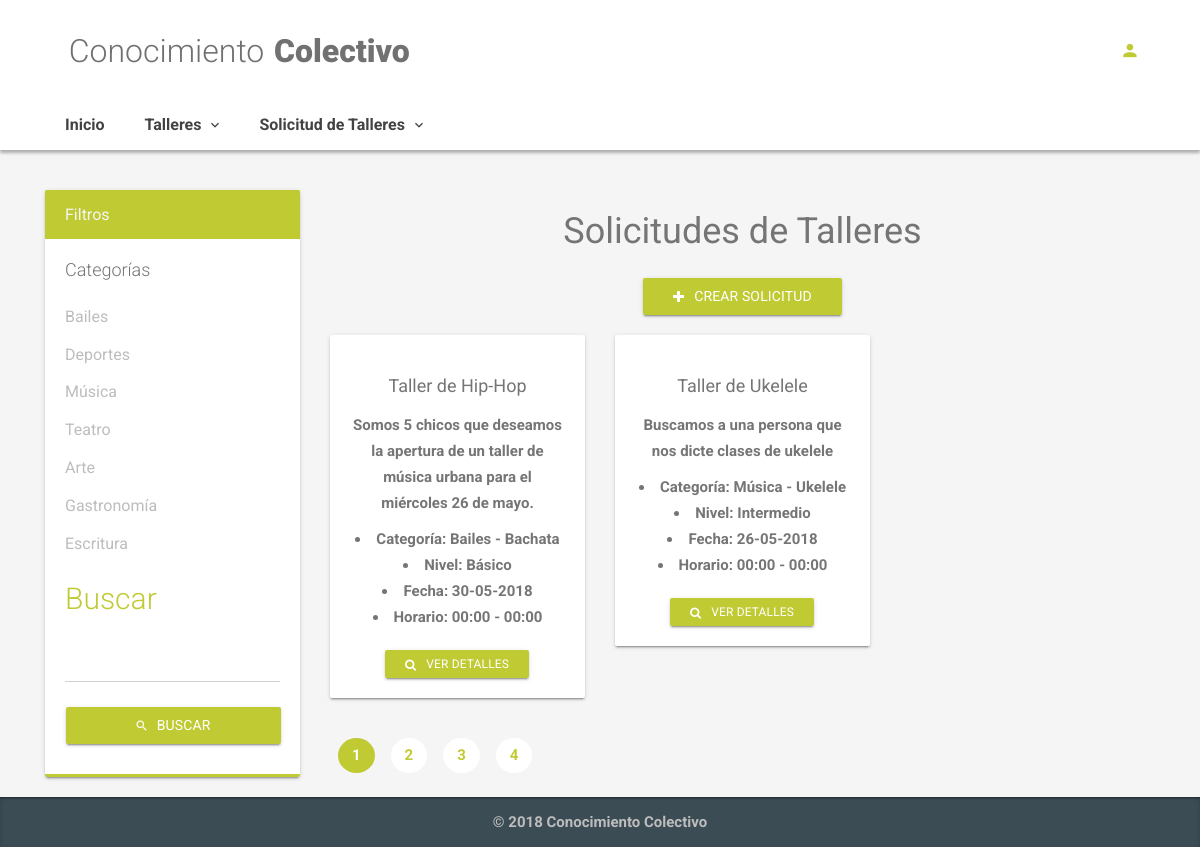
/index.php/proposed_workshop, run on an earlier commit of the app's database.
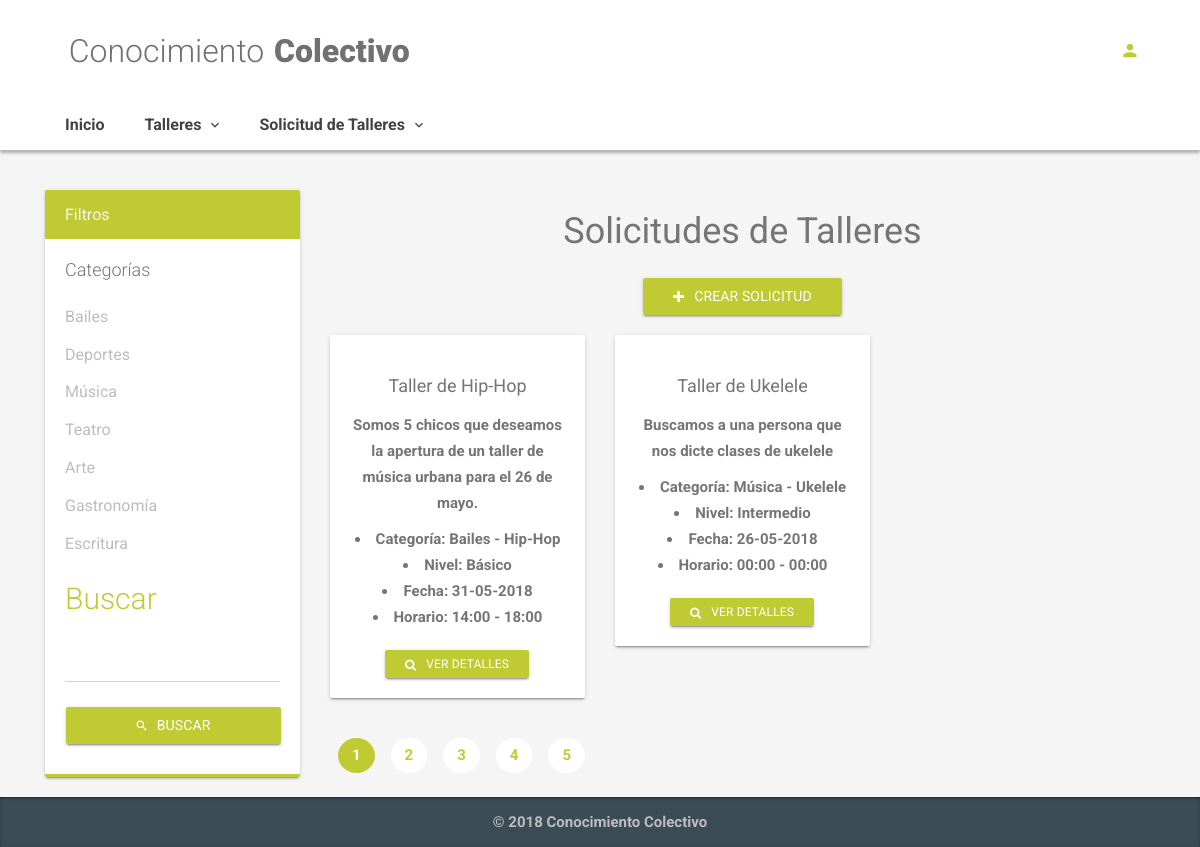
And on a later commit of the database.
### tables this page shows
CREATE TABLE `categories` (
  `id` int(11) NOT NULL AUTO_INCREMENT,
  `name` varchar(20) NOT NULL,
  `parent_id` int(11) DEFAULT NULL,
  `removed` enum('Activo','Eliminado') DEFAULT NULL,
  PRIMARY KEY (`id`)
);

CREATE TABLE `proposed_workshops` (
  `id` int(11) NOT NULL AUTO_INCREMENT,
  `title` varchar(100) NOT NULL,
  `start_date` date NOT NULL,
  `start_time` time NOT NULL,
  `end_time` time NOT NULL,
  `created_date` timestamp NOT NULL DEFAULT CURRENT_TIMESTAMP ON UPDATE CURRENT_TIMESTAMP,
  `user_id` int(11) NOT NULL,
  `category_id` int(11) NOT NULL,
  `subcategory_id` int(11) DEFAULT NULL,
  `removed` enum('Activo','Eliminado') DEFAULT NULL,
  `votes_quantity` int(11) DEFAULT NULL,
  `level_id` int(11) DEFAULT NULL,
  `description` varchar(100) DEFAULT NULL,
  `pw_status` enum('Activo','Inactivo','Borrado') NOT NULL,
  PRIMARY KEY (`id`),
  KEY `fk_proposed_workshops_user_id` (`user_id`),
  KEY `fk_proposed_workshops_category_id` (`category_id`),
  KEY `fk_proposed_workshops_subcategory_id_subcategories_id` (`subcategory_id`),
  KEY `fk_pw_level_id_level_id` (`level_id`),
  CONSTRAINT `fk_proposed_workshops_category_id` FOREIGN KEY (`category_id`) REFERENCES `categories` (`id`) ON DELETE NO ACTION ON UPDATE NO ACTION,
  CONSTRAINT `fk_proposed_workshops_subcategory_id_subcategories_id` FOREIGN KEY (`subcategory_id`) REFERENCES `subcategories` (`id`),
  CONSTRAINT `fk_proposed_workshops_user_id` FOREIGN KEY (`user_id`) REFERENCES `users` (`id`) ON DELETE NO ACTION ON UPDATE NO ACTION,
  CONSTRAINT `fk_pw_level_id_level_id` FOREIGN KEY (`level_id`) REFERENCES `level` (`id`)
);

CREATE TABLE `subcategories` (
  `id` int(11) NOT NULL AUTO_INCREMENT,
  `sub_name` varchar(20) NOT NULL,
  `categories_id` int(11) NOT NULL,
  `removed` enum('Activo','Eliminado') DEFAULT NULL,
  PRIMARY KEY (`id`),
  KEY `fk_subcategories_parent_id_categories_id` (`categories_id`),
  CONSTRAINT `fk_subcategories_parent_id_categories_id` FOREIGN KEY (`categories_id`) REFERENCES `categories` (`id`)
);

CREATE TABLE `level` (
  `id` int(11) NOT NULL AUTO_INCREMENT,
  `level` varchar(20) NOT NULL,
  `dificult` int(11) DEFAULT NULL,
  PRIMARY KEY (`id`)
);

### application/controllers/Proposed_Workshop.php (called while the page is built, shortened)
<?php
class Proposed_Workshop extends CI_Controller {
    public function __construct() {
		$this->load->model('proposed_workshop_model');
		$this->load->model('user_model');
	}
	public function index(){
		$rp = 2;
		$category = (isset($_GET['category']))? $_GET['category']:[];
		$q = (isset($_GET['q']))? $_GET['q']:'';
		$page = (isset($_GET['page']))? $_GET['page']:'1';
		$pw_list = $this->proposed_workshop_model->search_by_category_title($page,$category,$q,$rp);
		$num_pages = $this->proposed_workshop_model->get_total_search($category,$q,$rp);
		$catlist = $this->proposed_workshop_model->get_categories_list();
		$dataView=[
			'page'=>'proposed_workshops/list',
			'lists'=>$pw_list ,
			'lis'=>$catlist,
			'q'=>$q,
			'category'=>$category,
			'pagination'=>$page,
			'num_pages'=>$num_pages,
		];
		$this->load->view('template/basic',$dataView);
	}
}

### index.php (called while the page is built, shortened)
<?php
require_once BASEPATH.'core/CodeIgniter.php';

### application/models/Proposed_Workshop_model.php (called while the page is built, shortened)
<?php
class Proposed_Workshop_model extends CI_Model {
    public function get_sql_search($category,$q){
          $sql = "SELECT
              pw.id AS pw_id,
              pw.title,
              pw.description,
              DATE_FORMAT(pw.start_date,'%d-%m-%Y') AS start_date,
              pw.removed,
              pw.start_time,
              pw.end_time,
              c.id,
              c.name,
              sc.sub_name,
              l.id,
              l.level AS level_name
            FROM
              proposed_workshops AS pw
              INNER JOIN categories AS c
                ON pw.`category_id` = c.`id`
                INNER JOIN subcategories AS sc
                ON pw.`subcategory_id` = sc.`id`
                  INNER JOIN level AS l
                  ON pw.level_id = l.id
                WHERE pw.removed = 'Activo'
                 ";
      $sql.=" ORDER BY pw.id ";
      return $sql;
    }
    public function search_by_category_title($page,$category,$q,$rp){
      $offset = (($page-1)*$rp);
      $sql = $this->get_sql_search($category,$q);
      $sql.=  " LIMIT {$rp} OFFSET {$offset}";
      $query = $this->db->query($sql);
      return $query->result_array();
    }
    public function get_total_search($category,$q,$rp){
      $sql = $this->get_sql_search($category,$q);
      $query = $this->db->query($sql);
      $total = $query->num_rows();
      return ceil($total/$rp);
    }
   public function get_categories_list(){
        $sql = "SELECT
            id,
            name
      FROM
        categories;";
        $query = $this->db->query($sql);
        return $query->result_array();
    }
}

### application/views/proposed_workshops/list.php (the view, shortened to what this page needs)
<div class="container">
    <div class="row">
        <div class="col-lg-3">
            <div class="card card-primary">
                <div class="card-header">
                    <h3 class="card-title">Filtros</h3>
                </div>
                <div class="card-body">
                    <form class="form-horizontal" id="workshop_form">
                        <h4 class="no-mt">Categorías</h4>
                        <fieldset>
                            <?php foreach($lis as $rowc){
                                ?>
                                <div class="no-mt">
                            <div class="checkbox">
                                <label>
                                    <?php echo $rowc['name']?> </label>
                            </div>
                            <?php }?>
                    </fieldset>
                <h2 class="color-primary">Buscar</h2>
                <div class="form-group">
                    <input type="text" name="q" class="form-control" value="<?php echo $q?>"> </div>
                    <button type="submit" class="btn btn-primary btn-raised btn-block">
                        <i class="zmdi zmdi-search"></i>Buscar</button>
                    </form>
                </div>
            </div>
            </div>
            <div class="col-lg-9">
                <h1 align="center">
                    <strong>Solicitudes de Talleres</strong>
                </h1>
                <p class="text-center">
                    <a href="<?php echo site_url('proposed_workshop/create')?>" class="btn btn-primary btn-raised text-right" role="button">
                        <i class="fa fa-plus"></i>Crear Solicitud</a>
                </p>
                <div class="row" id="Container">
                    <?php foreach($lists as $row){?>
                    <div class="col-xl-4 col-md-6 ">
                        <div class="card ms-feature">
                            <div class="card-body text-center">
                                <h4 class="text-normal text-center">
                                    <?php echo $row['title']?>
                                </h4>
                                <p>
                                    <?php echo $row['description']?>
                                    <li>Categoría:
                                        <?php echo $row['name']?> - <?php echo $row['sub_name']?>
                                    </li>
                                    <li>Nivel:
                                        <?php echo $row['level_name']?>
                                    </li>
                                    <li>Fecha:
                                        <?php echo $row['start_date']?>
                                    </li>
                                    <li>Horario:
                                        <?php echo date("H:i", strtotime($row['start_time']))?> - <?php echo date("H:i", strtotime($row['end_time']))?>
                                    </li>
                                </p>
                                <div align="center">
                                    <a href="<?php echo site_url ('proposed_workshop/description/'.$row['pw_id'])?>" class="btn btn-primary btn-sm btn-raised no-mb">
                                        <i class="fa fa-search"></i>Ver Detalles</a>
                                </div>
                            </div>
                        </div>
                    </div>
                    <?php }?>
                </div>
                <nav id="workshop_navigate_list" aria-label="Page navigation">
                    <ul class="pagination pagination-plain">
                        <?php for($page_i = 1;$page_i<=$num_pages && $num_pages>1;$page_i++){?>
                        <li class="page-item <?php echo ($page_i==$pagination)? 'active':'';?>">
                            <a class="page-link" href="<?php echo $page_i;?>"><?php echo $page_i;?></a>
                        </li>
                        <?php }?>
                    </ul>
                </nav>
            </div>
            </div>
        </div>
    </div>

### application/views/template/basic.php (shortened to what this page needs)
<!DOCTYPE html>
<html lang="es">
  <head>
    <link rel="stylesheet" href="/assets/css/plugins.min.css">
    <link rel="stylesheet" href="/assets/css/style.lime-600.min.css">
    <link rel="stylesheet" href="/assets/css/jquery.timepicker.min.css">
  </head>
  <body>
    <div class="ms-site-container">
      <?php $this->load->view('template/header')?>
        <?php $this->load->view($page)?>
      <?php $this->load->view('template/footer')?>
  </body>
</html>

### application/views/template/header.php (shortened to what this page needs)
<header class="ms-header ms-header-white">
    <div class="container container-full">
        <div class="ms-title">
            <a href="/">
                <h1 class="animated fadeInRight animation-delay-6">Conocimiento
                    <span>
                        <strong>&nbsp;&nbsp;&nbsp;
                            <strong>Colectivo</strong>
                    </span>
                </h1>
            </a>
        </div>
        <div class="header-right">
            <?php if($this->session->userdata('s_iduser') == false){?>
            <a href="<?php echo site_url('login')?>" class="btn-circle btn-circle-primary no-focus animated zoomInDown animation-delay-8">
                <i class="zmdi zmdi-account"></i>
            </a>
            <?php }?>
        </div>
    </div>
</header>
<nav class="navbar navbar-expand-md navbar-static ms-navbar ms-navbar-white">
    <div class="container container-full">
        <div class="collapse navbar-collapse" id="ms-navbar">
            <ul class="navbar-nav">
                <?php $this->load->view('template/menu')?>
            </ul>
        </div>
    </div>
</nav>

### application/views/template/menu.php (shortened to what this page needs)
<li class="nav-item">
    <a href="<?php echo site_url('')?>" class="nav-link animated fadeIn animation-delay-9" role="button" aria-haspopup="true" aria-expanded="false" data-name="inicio">Inicio</a>
</li>
<li class="nav-item dropdown">
    <a href="#" class="nav-link dropdown-toggle animated fadeIn animation-delay-9" data-toggle="dropdown" data-hover="dropdown" role="button" aria-haspopup="true" aria-expanded="false" data-name="ecommerce">
        Talleres
        <i class="zmdi zmdi-chevron-down"></i>
    </a>
</li>
<li class="nav-item dropdown">
    <a href="#" class="nav-link dropdown-toggle animated fadeIn animation-delay-9" data-toggle="dropdown" data-hover="dropdown" role="button" aria-haspopup="true" aria-expanded="false" data-name="ecommerce">
        Solicitud de Talleres
        <i class="zmdi zmdi-chevron-down"></i>
    </a>
</li>

### application/views/template/footer.php (shortened to what this page needs)
 <footer class="ms-footer">
  <div class="container">
    <p> &copy; 2018 Conocimiento Colectivo</p>
  </div>
</footer>

What changed in the data, as far as the page shows it:
changed proposed_workshops "Taller de Hip-Hop": description "Somos 5 chicos que deseamos la apertura de un taller de música urbana para el miércoles 26 de mayo." → "Somos 5 chicos que deseamos la apertura de un taller de música urbana para el 26 de mayo."; subcategory.sub_name "Bachata" → "Hip-Hop"; start_date "30-05-2018" → "31-05-2018"; start_time "00:00" → "14:00"; end_time "00:00" → "18:00"
Also different on the page:
new list line: "5"
